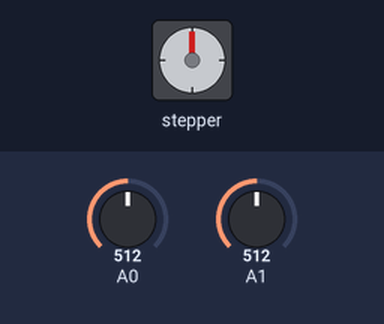
Simulated run of this sketch. Board: Arduino Uno, built with avr-gcc and run on an emulated ATmega328P. Shown: stepper motor. Wiring (inferred from the names in the program): stepper motor driver (200 steps per turn assumed): step pin 3; direction pin 2. The inputs (shaded band) are chosen by the test bench; at power-on: A0 = 512, A1 = 512. What the sketch prints to the serial monitor is not drawn.

Above: at 5.4 s.
Timing chart, 0 to 6.9 s (numbered marks = the images above):
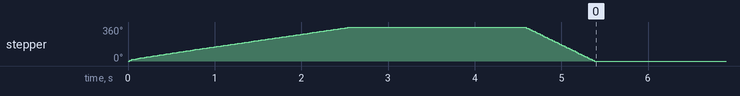

The sketch:

Stepper.ino
```cpp
/* Example sketch to control a stepper motor with TB6600 stepper motor driver
   and Arduino without a library: number of revolutions, speed and direction.
   More info: https://www.makerguides.com */

// Define stepper motor connections and steps per revolution:
#define dirPin 2
#define stepPin 3
#define stepsPerRevolution 200


void setup() {
  // Declare pins as output:
  pinMode(stepPin, OUTPUT);
  pinMode(dirPin, OUTPUT);
  Serial.begin(9600);

  digitalWrite(dirPin, HIGH);

  // Spin the stepper motor 1 revolution quickly:

  for (int i=0; i < stepsPerRevolution; i++) {
    // These four lines result in 1 step:
    digitalWrite(stepPin, HIGH);
    delayMicroseconds(2000);
    int  sensorValue1 = analogRead(A0);
    int sensorValue2 = analogRead(A1);
    int sensorValue = (sensorValue1+sensorValue2)/2;
    float degree = map(i,0,199,0,360);
    //Serial.print("\nAngle = ");
    Serial.println(degree);
    //Serial.print(" degree, Light Intensity =");
    Serial.println(sensorValue);
    //Serial.println(degree);
    digitalWrite(stepPin, LOW);
    delayMicroseconds(2000);
  }

  delay(2000);

  digitalWrite(dirPin, LOW);

  // Spin the stepper motor 1 revolution quickly:

  for (int i=0; i < stepsPerRevolution; i++) {
    // These four lines result in 1 step:
    digitalWrite(stepPin, HIGH);
    delayMicroseconds(2000);
    digitalWrite(stepPin, LOW);
    delayMicroseconds(2000);
  }


}

void loop() {
  // Set the spinning direction clockwise:
  /*digitalWrite(dirPin, HIGH);

  // Spin the stepper motor 1 revolution slowly:
  /*for (int i=0; i < stepsPerRevolution; i++) {
    // These four lines result in 1 step:
    digitalWrite(stepPin, HIGH);
    delayMicroseconds(2000);
    digitalWrite(stepPin, LOW);
    delayMicroseconds(2000);
  }

  delay(1000);

  // Set the spinning direction counterclockwise:
  digitalWrite(dirPin, HIGH);

  // Spin the stepper motor 1 revolution quickly:

  for (int i=0; i < stepsPerRevolution; i++) {
    // These four lines result in 1 step:
    digitalWrite(stepPin, HIGH);
    delayMicroseconds(2000);
    int  sensorValue1 = analogRead(A0);
    int sensorValue2 = analogRead(A1);
    int sensorValue = (sensorValue1+sensorValue2)/2;
    float degree = map(i,0,199,0,360);
    Serial.print("\nAngle = ");
    Serial.print(degree);
    Serial.print(" degree, Light Intensity =");
    Serial.print(sensorValue);
    //Serial.println(degree);
    digitalWrite(stepPin, LOW);
    delayMicroseconds(2000);
  }

  delay(10000);*/
}

  
```

Measured:
- by itself, stepper: turns 360° clockwise in 2.5 s, then 360° counter-clockwise in 0.80 s
